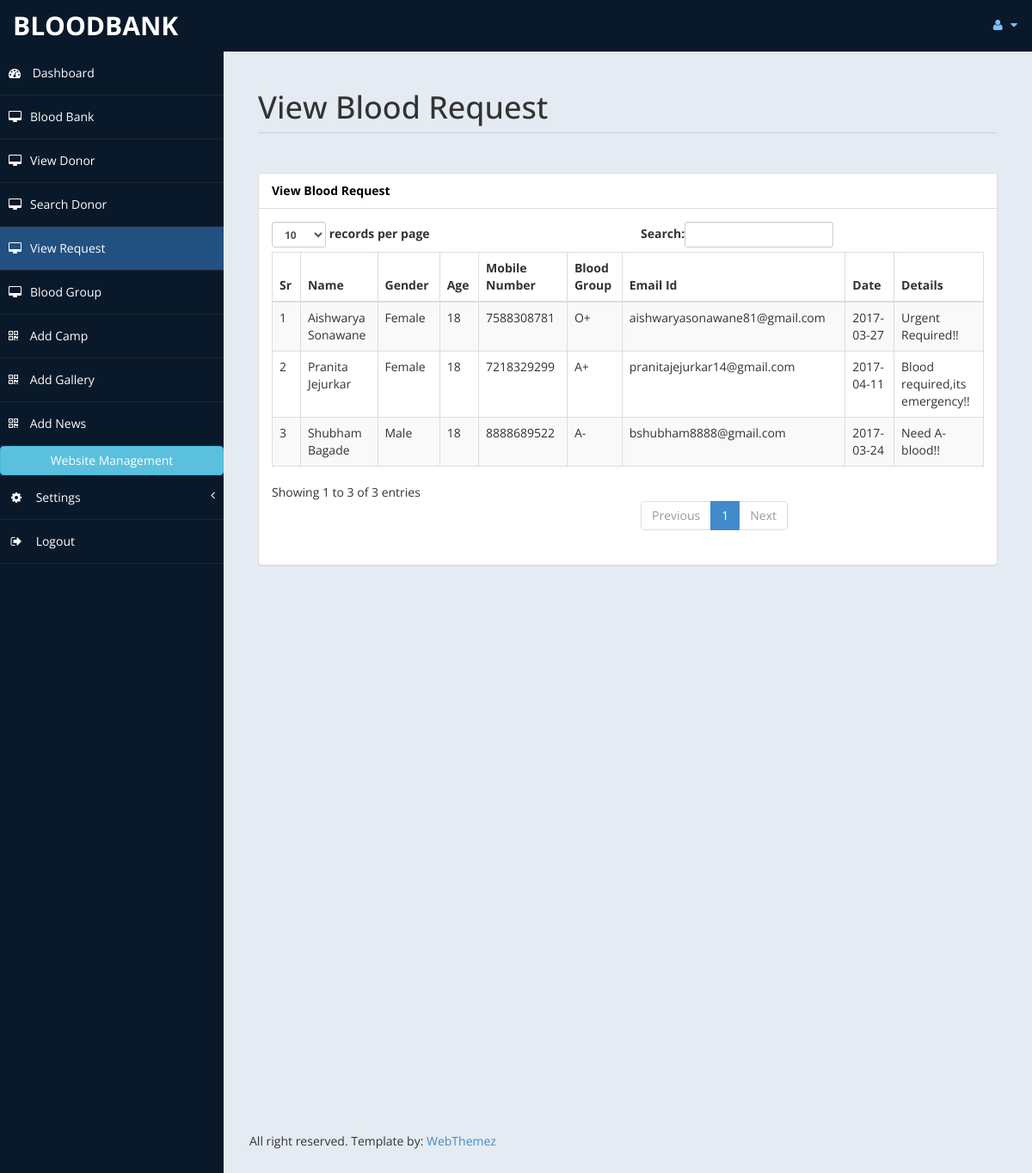
/admin/view_request.php (signed in), run on the app's committed database.
### tables this page shows
CREATE TABLE IF NOT EXISTS `blood_request` (
  `id` int(10) NOT NULL AUTO_INCREMENT,
  `name` varchar(50) NOT NULL,
  `gender` varchar(50) NOT NULL,
  `age` varchar(50) NOT NULL,
  `mobile_no` varchar(50) NOT NULL,
  `blood_group` varchar(50) NOT NULL,
  `email` varchar(50) NOT NULL,
  `date` varchar(50) NOT NULL,
  `details` varchar(1000) NOT NULL,
  PRIMARY KEY (`id`)
);

### admin/view_request.php (the view, shortened to what this page needs)
<?php
include("config.php");
?>
<!DOCTYPE html>
<html xmlns="http://www.w3.org/1999/xhtml">
<head>
    <link href="assets/css/bootstrap.css" rel="stylesheet" />
    <link href="assets/css/font-awesome.css" rel="stylesheet" />
    <link href="assets/js/morris/morris-0.4.3.min.css" rel="stylesheet" />
    <link href="assets/css/custom-styles.css" rel="stylesheet" />
</head>
<body>
    <div id="wrapper">
        <nav class="navbar navbar-default top-navbar" role="navigation">
            <div class="navbar-header">
                <a class="navbar-brand" href="home.php">Bloodbank</a>
            </div>
            <ul class="nav navbar-top-links navbar-right">
                <li class="dropdown">
                    <a class="dropdown-toggle" data-toggle="dropdown" href="#" aria-expanded="false">
                        <i class="fa fa-user fa-fw"></i> <i class="fa fa-caret-down"></i>
                    </a>
                </li>
            </ul>
        </nav>
         <nav class="navbar-default navbar-side" role="navigation">
            <div class="sidebar-collapse">
                <ul class="nav" id="main-menu">
                    <li>
                        <a href="home.php"><i class="fa fa-dashboard"></i> Dashboard</a>
                    </li>
                     <li>
                        <a href="bloodbank.php"><i class="fa fa-desktop"></i>Blood Bank</a>
                    </li>
					<li>
                        <a href="view_donor.php"><i class="fa fa-desktop"></i>View Donor</a>
                    </li>
					<li>
                        <a href="search_donor.php"><i class="fa fa-desktop"></i>Search Donor</a>
                    </li>
					<li>
                        <a  class="active-menu" href="view_request.php"><i class="fa fa-desktop"></i>View Request</a>
                    </li>
                    <li>
                        <a href="bloodgroup.php"><i class="fa fa-desktop"></i>Blood Group</a>
                    </li>
                    <li>
                        <a href="addcamp.php"><i class="fa fa-qrcode"></i> Add Camp</a>
                    </li>
                    <li>
                        <a href="addgallery.php"><i class="fa fa-qrcode"></i> Add Gallery</a>
                    </li>
                    <li>
                        <a href="addnews.php"><i class="fa fa-qrcode"></i> Add News</a>
                    </li>
                    <li>
                        <button class="btn btn-block btn-info">Website Management</button>
                    </li>
                    <li>
                        <a href="#"><i class="fa fa-gear fa-fw"></i> Settings<span class="fa arrow"></span></a>
                    </li>
                    <li>
                        <a href="logout.php"><i class="fa fa-sign-out fa-fw"></i> Logout</a>
                    </li>
                </ul>
            </div>
        </nav>
        <div id="page-wrapper" >
            <div id="page-inner">
			 <div class="row">
                    <div class="col-md-12">
                        <h1 class="page-header">
                            View Blood Request
                        </h1>
                    </div>
                </div>
               <div class="row">
                <div class="col-md-12">
                      </div>
                      </div>
            <div class="row">
                <div class="col-md-12">
                    <div class="panel panel-default">
                        <div class="panel-heading">
                           View Blood Request
                        </div>
                        <div class="panel-body">
                        <div style="overflow:scroll">
                            <div class="table-responsive">
							<?php
						$q="select @a:=@a+1 serial_number,name,gender,age,mobile_no,blood_group,email,date,details from blood_request,(select @a:=0) AS a";
						$r=mysqli_query($con,$q)or die(mysqli_error($con));
?>
                                 <table class="table table-striped table-bordered table-hover" id="dataTables-example">
                                    <thead>
                                        <tr>
                                           <th>Sr</th>
                       <th>Name</th>
                       <th>Gender</th>
                       <th>Age</th>
                       <th>Mobile Number</th>
                       <th>Blood Group</th>
                       <th>Email Id</th>
                       <th>Date</th>
                       <th>Details</th>
                                        </tr>
                                    </thead>
                                    <tbody>
                                <?php
								while($row=mysqli_fetch_array($r))
								{
								?>
                                        <tr class="odd gradeX">
<td><?php echo $row['serial_number'] ?></td>
                            <td><?php echo $row['name'] ?></td>
                            <td><?php echo $row['gender'] ?></td>
                            <td><?php echo $row['age'] ?></td>
                            <td><?php echo $row['mobile_no'] ?></td>
                            <td><?php echo $row['blood_group'] ?></td>
                            <td><?php echo $row['email'] ?></td>
                            <td><?php echo $row['date'] ?></td>
                            <td><?php echo $row['details'] ?></td></tr>
                                        <?php
                                }
							?>
                                    </tbody>
                                </table>
                                </div>
                            </div>
                        </div>
                    </div>
                </div>
            </div>
        </div>
               <footer><p>All right reserved. Template by: <a href="http://webthemez.com">WebThemez</a></p></footer>
    </div>
            </div>
</body>
</html>

### admin/assets/css/custom-styles.css (style rules this page uses)
body { font-family: 'Open Sans', sans-serif; }
#wrapper { width: 100%; background:#09192A; }
#page-wrapper { padding: 15px 15px; min-height: 600px; background:#E5EBF2; }
#page-inner { width:100%; margin:10px 20px 10px 0px; background-color:transparent; padding:10px; min-height:1200px; }
h1, .h1, h2, .h2, h3, .h3 { margin-top: 7px; margin-bottom: -5px; }
p { font-size:16px; line-height:25px; padding-top:20px; }
.page-header { padding-bottom: 9px; margin: 10px 0 45px; border-bottom: 1px solid #C7D1DD; }
.panel-default > .panel-heading { color: #000; background-color: #FFFFFF; border-color: #ddd; font-weight:bold; }
footer p { font-size: 14px; }
.top-navbar { margin:0px; }
.top-navbar .navbar-brand { color: #fff; width: 260px; text-align: left; height: 60px; font-size: 30px; font-weight: 700; text-transform: uppercase; line-height: 30px; }
.top-navbar .nav > li { position: relative; display: inline-block; }
.top-navbar .nav > li > a { position: relative; display: block; padding: 19px 15px; color: #77C0FD; }
.active-menu { background-color:#225081!important; }
.arrow { float: right; }
.fa.arrow:before { content: "\f104"; }
.sidebar-collapse , .sidebar-collapse .nav { background:none; }
.sidebar-collapse .nav { padding:0; }
.sidebar-collapse .nav > li > a { color:#fff; background:transparent; text-shadow:none; }
.sidebar-collapse > .nav > li > a { padding:15px 10px; }
.sidebar-collapse > .nav > li { border-bottom: 1px solid rgba(107, 108, 109, 0.19); }
.navbar-side { border:none; background-color: transparent; }
.top-navbar { background:#09192A; border-bottom:none; }
.top-navbar .nav > li > a > i { margin-right: 2px; }
.navbar-default { border:0px solid black; }
.navbar-header { background: #09192A; }
.nav > li > a > i { margin-right:10px; }
@media (min-width:768px) { #page-wrapper { margin: 0 0 0 260px; padding: 15px 30px; min-height: 1200px; } }
@media (min-width:768px) { .navbar-side { z-index: 1; position: absolute; width: 260px; } }
@media (min-width:768px) { .navbar { border-radius: 0px; } }

### data on the page
blood_request: serial_number "1", name "Aishwarya Sonawane", gender "Female", age "18", mobile_no "7588308781", blood_group "O+", email "aishwaryasonawane81@gmail.com", date "2017-03-27", details "Urgent Required!!"
blood_request: serial_number "2", name "Pranita Jejurkar", gender "Female", age "18", mobile_no "7218329299", blood_group "A+", email "pranitajejurkar14@gmail.com", date "2017-04-11", details "Blood required,its emergency!!"
blood_request: serial_number "3", name "Shubham Bagade", gender "Male", age "18", mobile_no "8888689522", blood_group "A-", email "bshubham8888@gmail.com", date "2017-03-24", details "Need A- blood!!"
